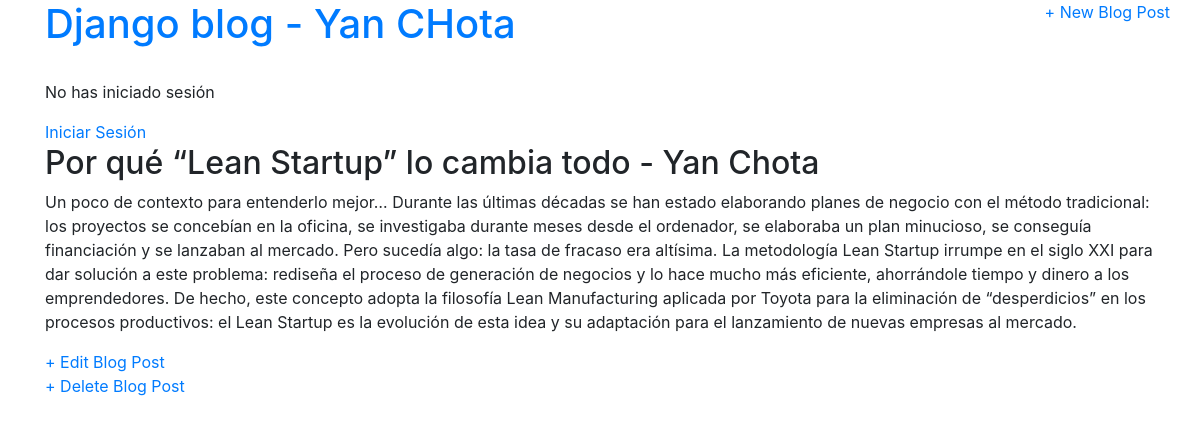
The app's page /post/14/ with its own data.
### appblog/models.py (models this page shows, shortened)
class Post(models.Model):
    titulo = models.CharField("titulo", max_length=200)
    contenido = models.TextField()

### appblog/views.py (the view)
# urls.py: path('post/<int:pk>/', PostDetailView.as_view(), name = 'post_detail' ),
class PostDetailView(DeleteView):
    model = Post
    template_name = 'post_detail.html'

### templates/post_detail.html
{% extends 'base.html' %}
{% block content %}
<div class="post-entry">
<h2>{{ object.titulo }}</h2>
<p>{{ object.contenido }}</p>
</div>
<a href="{% url 'post_edit' object.pk %}">+ Edit Blog Post</a>
<p><a href="{% url 'post_delete' object.pk %}">+ Delete Blog Post</a></p>
{% endblock content %}

### records on screen
Post: titulo "Por qué “Lean Startup” lo cambia todo - Yan Chota", contenido "Un poco de contexto para entenderlo mejor… Durante las últimas décadas se han estado elaborando planes de negocio con el método tradicional: los proyectos se concebían en la oficina, se investigaba durante meses desde el ordenador, se elaboraba un plan minucioso, se conseguía financiación y se lanzaban al mercado. Pero sucedía algo: la tasa de fracaso era altísima. La metodología Lean Startup irrumpe en el siglo XXI para dar solución a este problema: rediseña el proceso de generación de negocios y lo hace mucho más eficiente, ahorrándole tiempo y dinero a los emprendedores. De hecho, este concepto adopta la filosofía Lean Manufacturing aplicada por Toyota para la eliminación de…"
